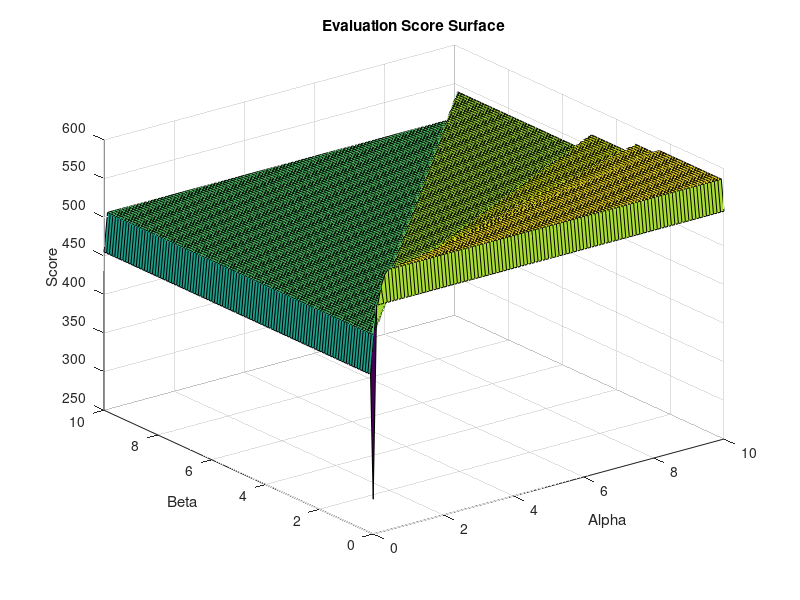

Write the MATLAB code that produced this figure.
wn_data = [
    0 1; 0 2; 0 3; 0 4; 0 5;
    1 1; 1 2; 1 3; 1 4; 1 5
];

alpha_vals = 0:0.1:10;
beta_vals = 0:0.1:10;
score_mat = zeros(length(beta_vals), length(alpha_vals));

best_score=-inf;

for i = 1:length(alpha_vals)
    alpha = alpha_vals(i);
    for j = 1:length(beta_vals)
        beta = beta_vals(j);

        value = alpha * wn_data(:,1) + beta * wn_data(:,2);
        
        [~, idx] = sort(value, 'descend');
        sorted=wn_data(idx,:);

        weights = (10:-1:1)';
        w_weighted_score = sum(sorted(:,1) .* weights * 10);
        n_weighted_score = sum(sorted(:,2) .* weights);

        score = w_weighted_score + n_weighted_score;
        score_mat(j, i) = score;

        if best_score<score
            best_score=score;
        end
    end
end

min_alpha_beta=inf;
min_alpha=0;
min_beta=0;

for i = 1:length(alpha_vals)
    alpha=alpha_vals(i);
    for j = 1:length(beta_vals)
        beta=beta_vals(j);
        if score_mat(j, i)==best_score &&...
                min_alpha_beta>alpha+beta &&...
                alpha*beta ~= 0
            min_alpha_beta=alpha+beta;
            min_alpha=alpha;
            min_beta=beta;
        end
    end
end

fprintf("Best alpha: %.2f\n", min_alpha)
fprintf("Best beta: %.2f\n", min_beta)

[ALPHA, BETA] = meshgrid(alpha_vals, beta_vals);
surf(ALPHA, BETA, score_mat)
xlabel('Alpha'); ylabel('Beta'); zlabel('Score');
title('Evaluation Score Surface');
